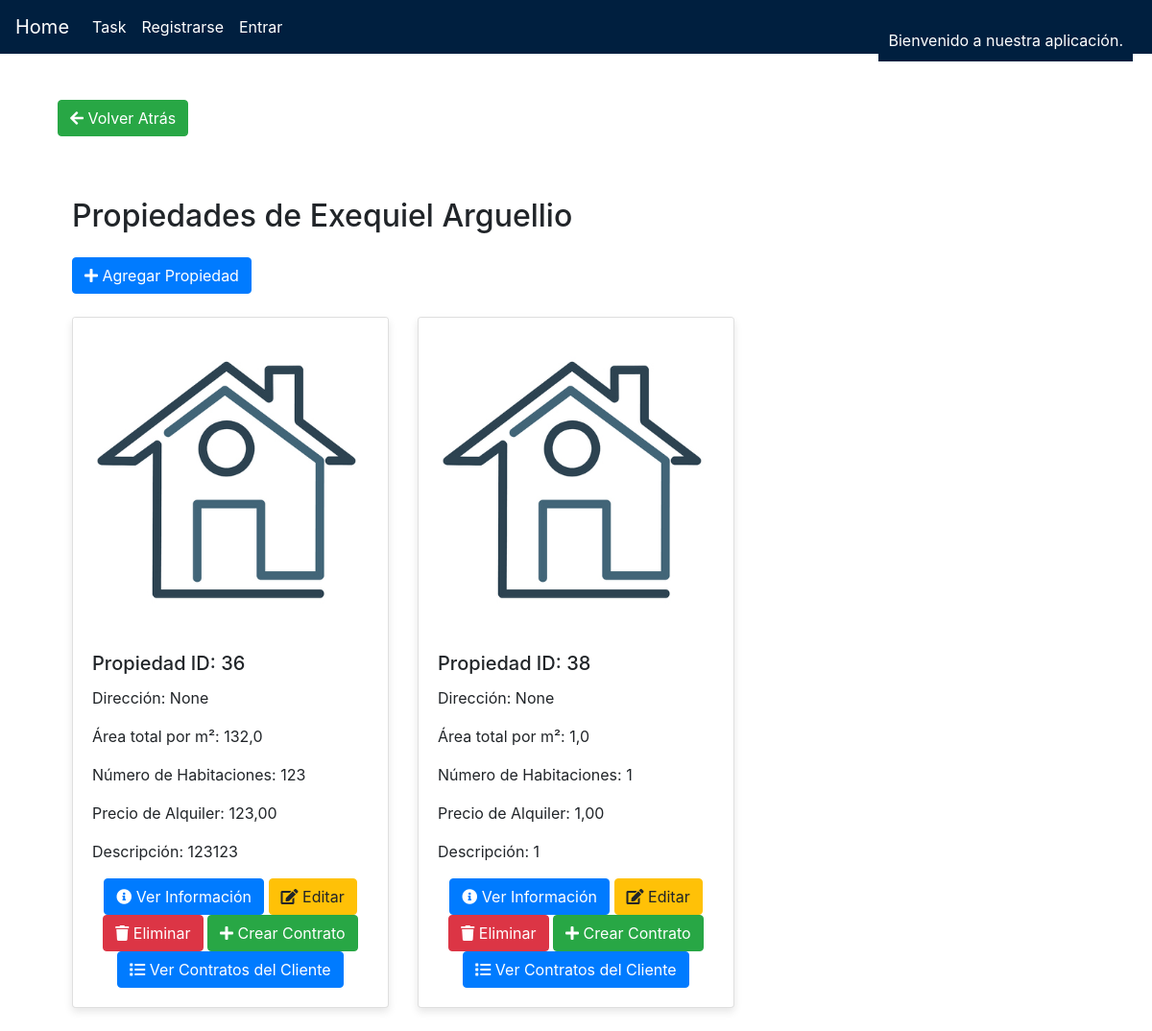
The app's page /propiedades/43761164/, older data.
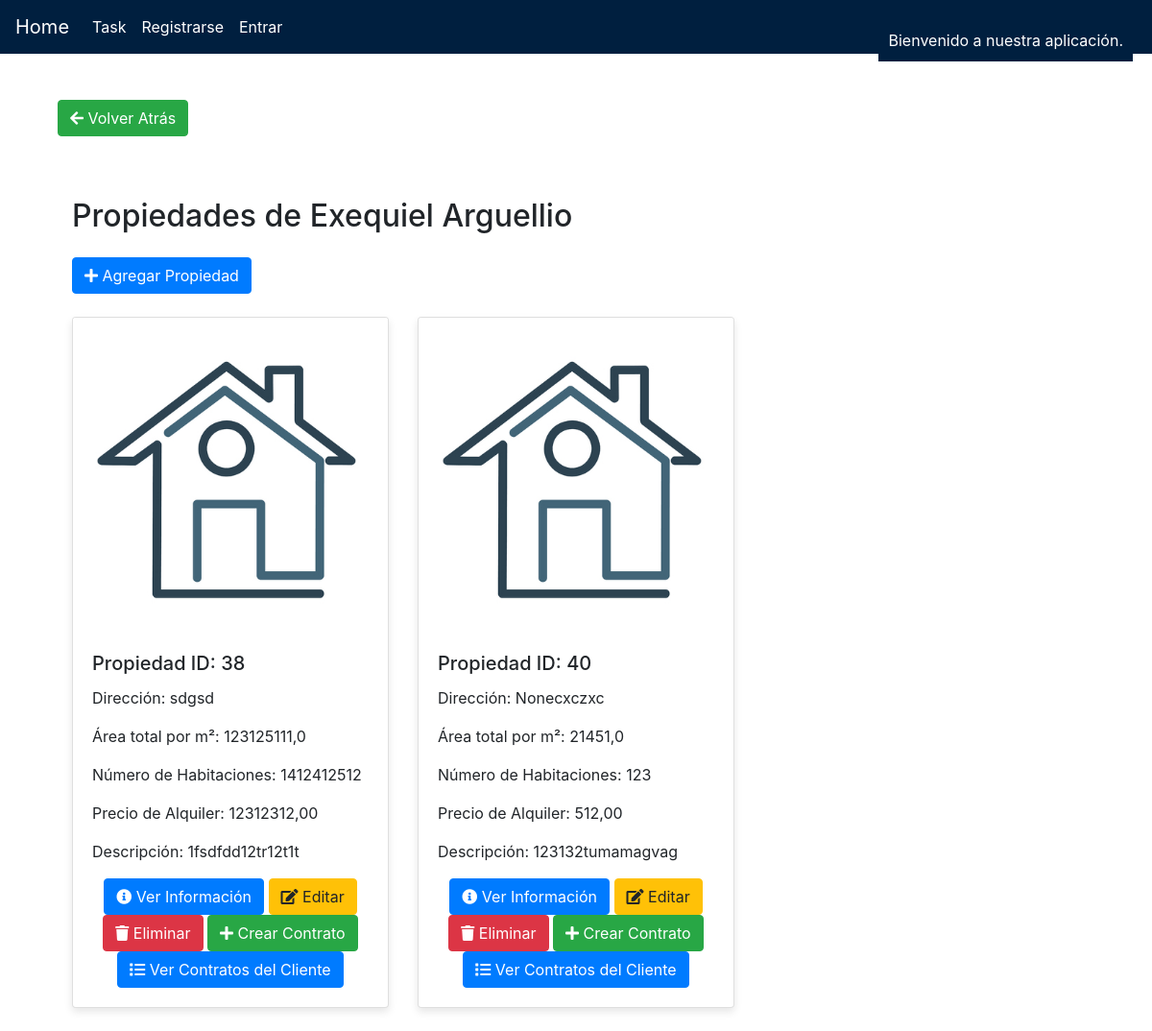
The same page, newer data.
### tasks/models.py (models this page shows)
class Propiedades(models.Model):
    ID_prop = models.AutoField(primary_key=True)
    cliente = models.ForeignKey(Cliente, on_delete=models.CASCADE)
    area_total = models.FloatField()
    nro_habitaciones = models.IntegerField()
    precio_alq = models.DecimalField(max_digits=10, decimal_places=2)
    descripcion = models.TextField()
    direccion = models.CharField(max_length=255, null=True, blank=True)
    foto1 = models.ImageField(upload_to='propiedades/fotos/', null=True, blank=True, default='propiedades/fotos/default.jpg')
    foto2 = models.ImageField(upload_to='propiedades/fotos/', null=True, blank=True, default='propiedades/fotos/default.jpg')
    foto3 = models.ImageField(upload_to='propiedades/fotos/', null=True, blank=True, default='propiedades/fotos/default.jpg')

### tasks/views.py (the view)
# urls.py: path('propiedades/', views.propiedades_list, name='propiedades_list'),
def propiedades_list(request, dni_cliente):
    cliente = get_object_or_404(Cliente, dni=dni_cliente)
    if request.method == 'POST':
        form = PropiedadesForm(request.POST, request.FILES)  # Agregar request.FILES
        if form.is_valid():
            propiedad = form.save(commit=False)
            propiedad.cliente = cliente
            propiedad.save()
            return redirect('propiedades_list_by_dni', dni_cliente=dni_cliente)
    else:
        form = PropiedadesForm()
    propiedades = Propiedades.objects.filter(cliente=cliente)
    return render(request, 'propiedades.html', {'propiedades': propiedades, 'form': form, 'cliente': cliente})

### tasks/templates/propiedades.html (shortened to what the changed rows need)
{% extends "base.html" %}
{% load widget_tweaks %}
{% block content %}
<link rel="stylesheet" href="https://cdnjs.cloudflare.com/ajax/libs/animate.css/4.1.1/animate.min.css"/>
<link href="https://maxcdn.bootstrapcdn.com/bootstrap/4.5.2/css/bootstrap.min.css" rel="stylesheet">
<link rel="stylesheet" href="https://cdnjs.cloudflare.com/ajax/libs/font-awesome/5.15.3/css/all.min.css">
<div class="container mt-5">
<div class="container mt-5">
    <div class="row">
        <div class="col-md-12">
            <h2 class="mb-4">Propiedades de {{ cliente.nombre_cliente }}</h2>
            <div class="row">
                {% for propiedad in propiedades %}
                <div class="col-md-4 mb-4 animate__animated animate__fadeInUp">
                    <div class="card">
                        {% if propiedad.foto1 %}
                            <a href="{{ propiedad.foto1.url }}" data-toggle="lightbox" data-gallery="gallery" data-title="Foto 1">
                                <img src="{{ propiedad.foto1.url }}" alt="Foto 1" class="card-img-top img-zoomable">
                            </a>
                        {% else %}
                            <a href="propiedades/fotos/default.jpg" data-toggle="lightbox" data-gallery="gallery" data-title="Foto 1">
                                <img src="propiedades/fotos/default.jpg" alt="Foto 1" class="card-img-top img-zoomable">
                            </a>
                        {% endif %}
                        <div class="card-body">
                            <h5 class="card-title">Propiedad ID: {{ propiedad.ID_prop }}</h5>
                            <p class="card-text">Dirección: {{ propiedad.direccion }}</p>
                            <p class="card-text">Área total por m²: {{ propiedad.area_total }}</p>
                            <p class="card-text">Número de Habitaciones: {{ propiedad.nro_habitaciones }}</p>
                            <p class="card-text">Precio de Alquiler: {{ propiedad.precio_alq }}</p>
                            <p class="card-text">Descripción: {{ propiedad.descripcion }}</p>
                            <div class="text-center">
                                <a href="#" class="btn btn-primary" data-toggle="modal" data-target="#infoModal{{ propiedad.ID_prop }}">
                                    <i class="fas fa-info-circle"></i> Ver Información
                                </a>
                                <button type="button" class="btn btn-warning edit-btn" data-toggle="modal" data-target="#propiedadModal" data-id="{{ propiedad.ID_prop }}" data-direccion="{{ propiedad.direccion }}" data-area_total="{{ propiedad.area_total }}" data-nro_habitaciones="{{ propiedad.nro_habitaciones }}" data-precio_alq="{{ propiedad.precio_alq }}" data-descripcion="{{ propiedad.descripcion }}">
                                    <i class="fas fa-edit"></i> Editar
                                </button>
                                <button data-href="{% url 'propiedades_delete' propiedad.ID_prop %}" class="btn btn-danger delete-btn">
                                    <i class="fas fa-trash"></i> Eliminar
                                </button>
                                <a href="{% url 'crear_contrato' propiedad.cliente.dni propiedad.ID_prop %}" class="btn btn-success">
                                    <i class="fas fa-plus"></i> Crear Contrato
                                </a>
                                {% if propiedad.cliente.contrato_set.exists %}
                                    <a href="{% url 'listar_contratos_cliente' propiedad.cliente.dni %}" class="btn btn-primary">
                                        <i class="fas fa-list"></i> Ver Contratos del Cliente
                                    </a>
                                {% endif %}
                            </div>
                            </div>
                        </div>
                    </div>
                    {% empty %}
                    <div class="d-flex justify-content-center align-items-center" style="height: 60vh;">
                        <div class="alert alert-info text-center animate__animated animate__fadeIn">
                            Este cliente no tiene propiedad existente.
                        </div>
                    </div>
                    {% endfor %}
                </div>
            </div>
        </div>
    </div>
{% endblock %}

Row changes from the older to the newer data that the page shows:
removed Propiedades: foto1 (placeholder picture), ID_prop "36", direccion "None", area_total "132,0", nro_habitaciones "123", precio_alq "123,00", descripcion "123123", shows "Ver Contratos del Cliente"
changed Propiedades id 38: direccion "None" → "sdgsd"; area_total "1,0" → "123125111,0"; nro_habitaciones "1" → "1412412512"; precio_alq "1,00" → "12312312,00"; descripcion "1" → "1fsdfdd12tr12t1t"
added Propiedades: foto1 (placeholder picture), ID_prop "40", direccion "Nonecxczxc", area_total "21451,0", nro_habitaciones "123", precio_alq "512,00", descripcion "123132tumamagvag", shows "Ver Contratos del Cliente"
